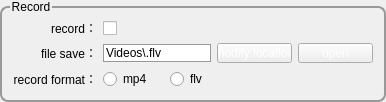
               <widget class="QGroupBox" name="groupBox_22">
                <property name="styleSheet">
                 <string notr="true">QGroupBox{ 
	border: 2px solid rgb(153,153,153);
    border-radius:8px;
    margin-top:6px;  
}
QGroupBox:title{ 
	color:black;
    subcontrol-origin: margin; 
    left: 10px;  
}</string>
                </property>
                <property name="title">
                 <string>Record</string>
                </property>
                <layout class="QGridLayout" name="gridLayout_10" columnstretch="0,0,0,0,0,0">
                 <item row="2" column="1" colspan="2">
                  <widget class="QRadioButton" name="m_pRdBtnMP4">
                   <property name="text">
                    <string>mp4</string>
                   </property>
                  </widget>
                 </item>
                 <item row="0" column="1">
                  <widget class="QCheckBox" name="m_pCheckRecord">
                   <property name="sizePolicy">
                    <sizepolicy hsizetype="Fixed" vsizetype="Minimum">
                     <horstretch>0</horstretch>
                     <verstretch>0</verstretch>
                    </sizepolicy>
                   </property>
                   <property name="layoutDirection">
                    <enum>Qt::RightToLeft</enum>
                   </property>
                   <property name="text">
                    <string/>
                   </property>
                  </widget>
                 </item>
                 <item row="2" column="3">
                  <widget class="QRadioButton" name="m_pRdBtnFLV">
                   <property name="text">
                    <string>flv</string>
                   </property>
                  </widget>
                 </item>
                 <item row="1" column="1" colspan="3">
                  <widget class="QLineEdit" name="m_pLdtRecordFilePath">
                   <property name="contextMenuPolicy">
                    <enum>Qt::NoContextMenu</enum>
                   </property>
                   <property name="styleSheet">
                    <string notr="true">border:1px solid;
border-color: rgb(153,153,153);</string>
                   </property>
                   <property name="text">
                    <string>Videos\.flv</string>
                   </property>
                  </widget>
                 </item>
                 <item row="1" column="4">
                  <widget class="QPushButton" name="m_pBtnModifyLocation">
                   <property name="sizePolicy">
                    <sizepolicy hsizetype="Fixed" vsizetype="Fixed">
                     <horstretch>0</horstretch>
                     <verstretch>0</verstretch>
                    </sizepolicy>
                   </property>
                   <property name="minimumSize">
                    <size>
                     <width>75</width>
                     <height>20</height>
                    </size>
                   </property>
                   <property name="maximumSize">
                    <size>
                     <width>75</width>
                     <height>20</height>
                    </size>
                   </property>
                   <property name="styleSheet">
                    <string notr="true">color: rgb(255, 255, 255);
border-image: url(:/images/btn_back.png);</string>
                   </property>
                   <property name="text">
                    <string>modify location</string>
                   </property>
                  </widget>
                 </item>
                 <item row="1" column="0">
                  <widget class="QLabel" name="label_43">
                   <property name="text">
                    <string>file save：</string>
                   </property>
                   <property name="alignment">
                    <set>Qt::AlignRight|Qt::AlignTrailing|Qt::AlignVCenter</set>
                   </property>
                  </widget>
                 </item>
                 <item row="1" column="5">
                  <widget class="QPushButton" name="m_pBtnOpen">
                   <property name="sizePolicy">
                    <sizepolicy hsizetype="Fixed" vsizetype="Fixed">
                     <horstretch>0</horstretch>
                     <verstretch>0</verstretch>
                    </sizepolicy>
                   </property>
                   <property name="minimumSize">
                    <size>
                     <width>75</width>
                     <height>20</height>
                    </size>
                   </property>
                   <property name="maximumSize">
                    <size>
                     <width>75</width>
                     <height>20</height>
                    </size>
                   </property>
                   <property name="styleSheet">
                    <string notr="true">color: rgb(255, 255, 255);
border-image: url(:/images/btn_back.png);</string>
                   </property>
                   <property name="text">
                    <string>open</string>
                   </property>
                  </widget>
                 </item>
                 <item row="0" column="0">
                  <widget class="QLabel" name="label_2">
                   <property name="text">
                    <string>record：</string>
                   </property>
                   <property name="alignment">
                    <set>Qt::AlignRight|Qt::AlignTrailing|Qt::AlignVCenter</set>
                   </property>
                  </widget>
                 </item>
                 <item row="2" column="0">
                  <widget class="QLabel" name="label_258">
                   <property name="text">
                    <string>record format：</string>
                   </property>
                   <property name="alignment">
                    <set>Qt::AlignRight|Qt::AlignTrailing|Qt::AlignVCenter</set>
                   </property>
                  </widget>
                 </item>
                </layout>
               </widget>
